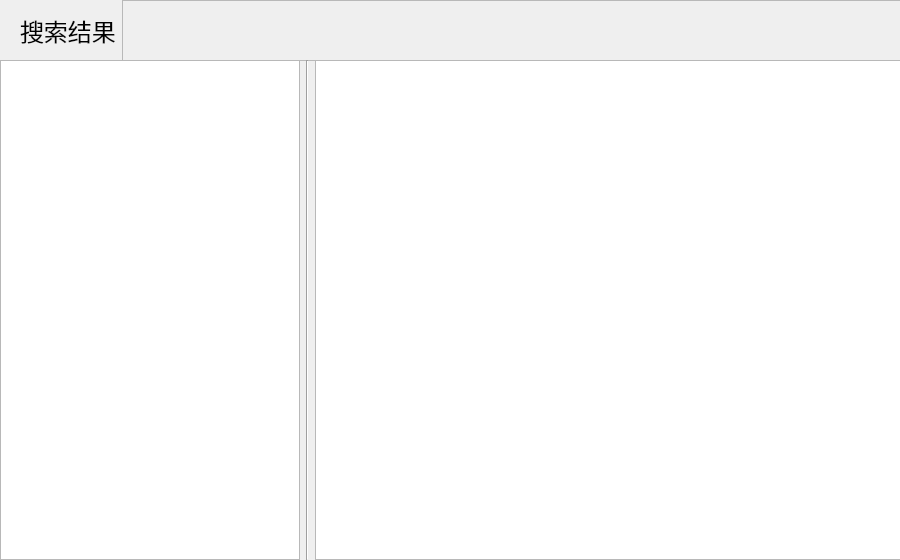
<?xml version="1.0" encoding="UTF-8"?>
<ui version="4.0">
 <class>Interface_Picture_search_r</class>
 <widget class="QWidget" name="Interface_Picture_search_r">
  <property name="geometry">
   <rect>
    <x>0</x>
    <y>0</y>
    <width>900</width>
    <height>560</height>
   </rect>
  </property>
  <property name="windowTitle">
   <string>聊天图片-人脸搜索-结果</string>
  </property>
  <widget class="QWidget" name="NavigationBar" native="true">
   <property name="geometry">
    <rect>
     <x>0</x>
     <y>0</y>
     <width>901</width>
     <height>61</height>
    </rect>
   </property>
   <layout class="QHBoxLayout" name="horizontalLayout_2">
    <property name="leftMargin">
     <number>20</number>
    </property>
    <property name="topMargin">
     <number>0</number>
    </property>
    <property name="rightMargin">
     <number>0</number>
    </property>
    <property name="bottomMargin">
     <number>0</number>
    </property>
    <item>
     <widget class="QLabel" name="titleText">
      <property name="sizePolicy">
       <sizepolicy hsizetype="Fixed" vsizetype="Fixed">
        <horstretch>0</horstretch>
        <verstretch>0</verstretch>
       </sizepolicy>
      </property>
      <property name="font">
       <font>
        <pointsize>18</pointsize>
       </font>
      </property>
      <property name="text">
       <string>搜索结果</string>
      </property>
     </widget>
    </item>
    <item>
     <widget class="QFrame" name="gap">
      <property name="frameShape">
       <enum>QFrame::StyledPanel</enum>
      </property>
      <property name="frameShadow">
       <enum>QFrame::Raised</enum>
      </property>
     </widget>
    </item>
   </layout>
  </widget>
  <widget class="QWidget" name="ResultArea" native="true">
   <property name="geometry">
    <rect>
     <x>0</x>
     <y>60</y>
     <width>901</width>
     <height>500</height>
    </rect>
   </property>
   <layout class="QHBoxLayout" name="horizontalLayout_3">
    <property name="topMargin">
     <number>0</number>
    </property>
    <property name="bottomMargin">
     <number>0</number>
    </property>
    <item>
     <widget class="QTableView" name="pendingSearch">
      <property name="sizePolicy">
       <sizepolicy hsizetype="Maximum" vsizetype="Expanding">
        <horstretch>0</horstretch>
        <verstretch>0</verstretch>
       </sizepolicy>
      </property>
      <property name="maximumSize">
       <size>
        <width>300</width>
        <height>16777215</height>
       </size>
      </property>
     </widget>
    </item>
    <item>
     <widget class="Line" name="line">
      <property name="orientation">
       <enum>Qt::Vertical</enum>
      </property>
     </widget>
    </item>
    <item>
     <widget class="QTableView" name="searchResult">
      <property name="sizePolicy">
       <sizepolicy hsizetype="Preferred" vsizetype="Expanding">
        <horstretch>0</horstretch>
        <verstretch>0</verstretch>
       </sizepolicy>
      </property>
     </widget>
    </item>
   </layout>
  </widget>
 </widget>
 <resources/>
 <connections/>
</ui>
